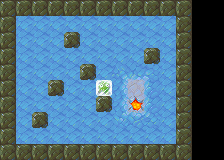

Below is a game level as drawn by its tile map, then a one-line description and the .tmx that defines it (tile-layer data replaced by summaries):
An orthogonal 14x10 tile map with 16x16 px tiles, 4 tile layers (Bottom, Floor, FloorTop, Blocks), 5 tilesets.

<map version="1.0" orientation="orthogonal" width="14" height="10" tilewidth="16" tileheight="16">
 <tileset firstgid="1" name="ground" tilewidth="16" tileheight="16">
  <image source="assets/tileset-ground.png" width="48" height="16" />
 </tileset>
 <tileset firstgid="4" name="misc" tilewidth="16" tileheight="16">
  <image source="assets/tileset-misc.png" width="64" height="16" />
  <tile id="3">
   <properties>
    <property name="goal" value="true" />
   </properties>
  </tile>
 </tileset>
 <tileset firstgid="8" name="pushblocks" tilewidth="16" tileheight="16">
  <image source="assets/tileset-pushblocks.png" width="48" height="16" />
  <tile id="1">
   <properties>
    <property name="goal" value="true" />
    <property name="sprite" value="assets/frozen.sprite" />
   </properties>
  </tile>
 </tileset>
 <tileset firstgid="11" name="rocks" tilewidth="16" tileheight="16">
  <properties>
   <property name="collision" value="true" />
  </properties>
  <image source="assets/tileset-rocks.png" width="256" height="48" />
 </tileset>
 <tileset firstgid="59" name="slippery" tilewidth="16" tileheight="16">
  <properties>
   <property name="slippery_block" value="true" />
   <property name="slippery_player" value="true" />
  </properties>
  <image source="assets/tileset-slippery.png" width="256" height="48" />
 </tileset>
 <layer name="Bottom" width="14" height="10">
  <data>[140 cells, 99 non-empty, 2 distinct tile ids]</data>
 </layer>
 <layer name="Floor" width="14" height="10">
  <properties>
   <property name="player_offset_y" value="-1" />
   <property name="player_sprite" value="assets/dino.sprite" />
   <property name="start_x" value="2" />
   <property name="start_y" value="5" />
  </properties>
  <data>[140 cells, 100 non-empty, 10 distinct tile ids]</data>
 </layer>
 <layer name="FloorTop" width="14" height="10">
  <data>[140 cells, 46 non-empty, 2 distinct tile ids]</data>
 </layer>
 <layer name="Blocks" width="14" height="10">
  <data>[140 cells, 1 non-empty, 1 distinct tile ids]</data>
 </layer>
</map>